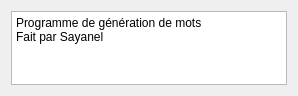
<?xml version="1.0" encoding="UTF-8"?>
<ui version="4.0">
 <class>Infos</class>
 <widget class="QDialog" name="Infos">
  <property name="geometry">
   <rect>
    <x>0</x>
    <y>0</y>
    <width>298</width>
    <height>96</height>
   </rect>
  </property>
  <property name="windowTitle">
   <string>A propos...</string>
  </property>
  <layout class="QHBoxLayout" name="horizontalLayout">
   <item>
    <widget class="QTextBrowser" name="textBrowser">
     <property name="html">
      <string>&lt;!DOCTYPE HTML PUBLIC &quot;-//W3C//DTD HTML 4.0//EN&quot; &quot;http://www.w3.org/TR/REC-html40/strict.dtd&quot;&gt;
&lt;html&gt;&lt;head&gt;&lt;meta name=&quot;qrichtext&quot; content=&quot;1&quot; /&gt;&lt;style type=&quot;text/css&quot;&gt;
p, li { white-space: pre-wrap; }
&lt;/style&gt;&lt;/head&gt;&lt;body style=&quot; font-family:'Sans Serif'; font-size:9pt; font-weight:400; font-style:normal;&quot;&gt;
&lt;p style=&quot; margin-top:0px; margin-bottom:0px; margin-left:0px; margin-right:0px; -qt-block-indent:0; text-indent:0px;&quot;&gt;&lt;span style=&quot; font-family:'Noto Sans';&quot;&gt;Programme de génération de mots&lt;/span&gt;&lt;/p&gt;
&lt;p style=&quot; margin-top:0px; margin-bottom:0px; margin-left:0px; margin-right:0px; -qt-block-indent:0; text-indent:0px;&quot;&gt;&lt;span style=&quot; font-family:'Noto Sans';&quot;&gt;Fait par Sayanel&lt;/span&gt;&lt;/p&gt;&lt;/body&gt;&lt;/html&gt;</string>
     </property>
    </widget>
   </item>
  </layout>
 </widget>
 <resources/>
 <connections/>
</ui>
